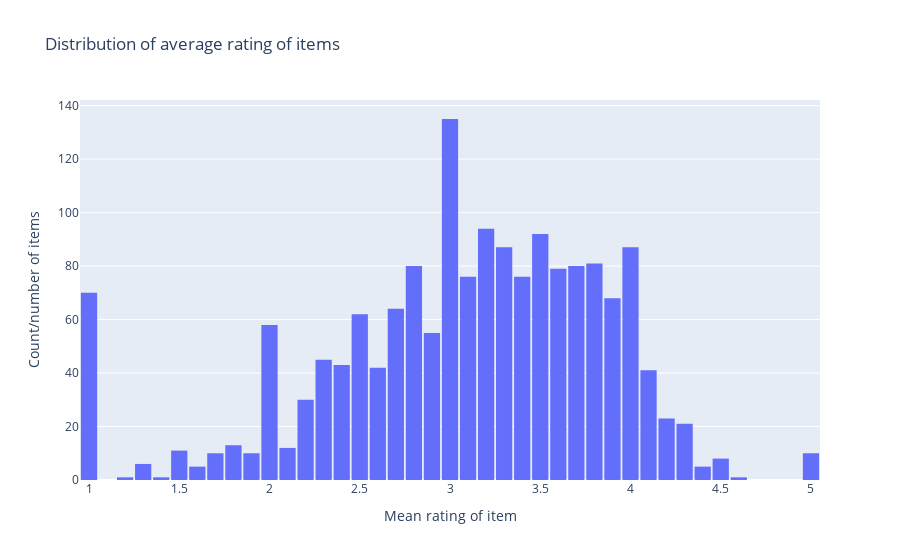

This figure's notebook cell:
### Code cell
data = df.groupby('itemID')['rating'].agg('mean').sort_values(ascending=False)
display(data.head(15))

# Create trace
trace = go.Histogram(x = data.values,
                     name = 'Ratings',
                     xbins = dict(#start = 0.0,
                                  #end = 5.0,
                                  size = 0.1))
# Create layout
layout = go.Layout(title = 'Distribution of average rating of items',
                   xaxis = dict(title = 'Mean rating of item'),
                   yaxis = dict(title = 'Count/number of items'),
                   bargap = 0.1)

# Create plot
fig = go.Figure(data=[trace], layout=layout)
iplot(fig)

### Figure 1 — Plotly figure (JSON) as saved in the notebook; plotly's stock layout.template omitted (floating-point values rounded to 4 significant figures; data arrays with more than 128 entries replaced by an {"elided": "..."} marker saying what was removed)
{"data": [{"name": "Ratings", "type": "histogram", "x": {"elided": "1682 float values"}, "xbins": {"size": 0.1}}], "layout": {"bargap": 0.1, "title": {"text": "Distribution of average rating of items"}, "xaxis": {"title": {"text": "Mean rating of item"}}, "yaxis": {"title": {"text": "Count/number of items"}}}}
